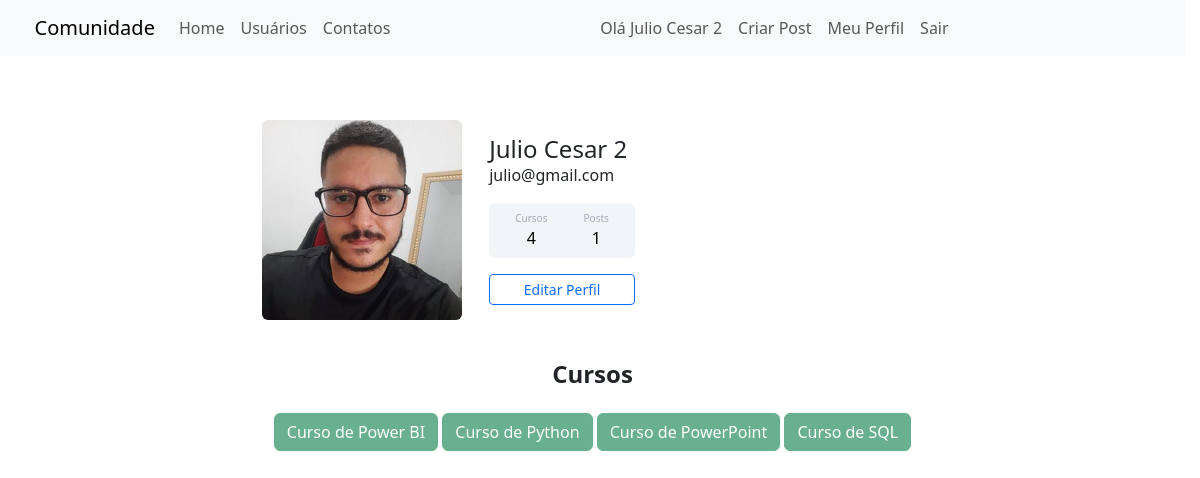
The page /perfil (signed in) on the database its author committed.
### comunidadeimpressionadora/modules.py (models this page shows)
class Usuario(database.Model, UserMixin):
    id = database.Column(database.Integer, primary_key=True)
    username = database.Column(database.String, nullable=False)
    email = database.Column(database.String, nullable=False, unique=True)
    senha = database.Column(database.String, nullable=False)
    foto_perfil = database.Column(database.String, default='default.jpg')
    posts = database.relationship('Post', backref='autor', lazy=True)
    cursos = database.Column(database.String, nullable=False, default='Não informado')
    def contar_posts(self):
        return len(self.posts)
    @property
    def foto_perfil_url(self):
        nome_foto = self.foto_perfil
        caminho_foto = os.path.join(current_app.root_path, 'static', 'fotos_perfil', nome_foto or '')
        if not nome_foto or not os.path.isfile(caminho_foto):
            nome_foto = 'default.jpg'
        return url_for('static', filename='fotos_perfil/' + nome_foto)

### comunidadeimpressionadora/routes.py (the view)
@app.route("/perfil")
@login_required
def perfil():
    foto_perfil = obter_foto_perfil(current_user)
    return render_template('perfil.html', foto_perfil=foto_perfil)

### comunidadeimpressionadora/modules.py (called while the page is built)
@login_manager.user_loader
def load_usuario(id_usuario):
    return Usuario.query.get(int(id_usuario))

### comunidadeimpressionadora/routes.py (called while the page is built)
def obter_foto_perfil(usuario):
    foto_nome = usuario.foto_perfil
    if not foto_nome or not os.path.isfile(os.path.join(current_app.root_path, 'static/fotos_perfil', foto_nome)):
        foto_nome = 'default.jpg'
    return url_for('static', filename='fotos_perfil/' + foto_nome)

### comunidadeimpressionadora/templates/perfil.html (shortened to what this page needs)
{% extends 'base.html' %}
{% block body %}
<div class="container mt-5 d-flex justify-content-center">
  <div class="card p-3 w-100" style="max-width: 700px;">
    <div class="row align-items-center">
      <div class="col-12 col-md-4 text-center mb-3 mb-md-0">
        <img src="{{ current_user.foto_perfil_url }}" class="rounded img-fluid" alt="Foto de {{ current_user.username }}">
      </div>
      <div class="col-12 col-md-8">
        <h4 class="mb-0">{{ current_user.username }}</h4>
        <span>{{ current_user.email }}</span>
        <div class="col-12 col-md-4 p-2 mt-3 bg-primary d-flex justify-content-around rounded text-white stats">
          <div class="d-flex flex-column text-center">
            <span class="articles">Cursos</span>
            {% if "Não informado" in current_user.cursos or current_user.cursos == "" %}
              <span class="number1">0</span>
            {% else %}
              <span class="number1">{{ current_user.cursos.count(";") + 1 }}</span>
            {% endif %}
          </div>
          <div class="d-flex flex-column text-center">
            <span class="rating">Posts</span>
            <span class="number3">{{ current_user.contar_posts() }}</span>
          </div>
        </div>
        <div class="col-12 col-md-4 mt-3">
          <a href="{{ url_for('editar_perfil') }}" class="w-100">
            <button class="btn btn-sm btn-outline-primary w-100">Editar Perfil</button>
          </a>
        </div>
      </div>
    </div>
  </div>
</div>
<div class="container mt-4">
  <div class="w-100" style="max-width: 700px; margin: 0 auto; text-align: center;">
    <h4><strong>Cursos</strong></h4>
    <div class="mt-3">
      {% for curso in current_user.cursos.split(";") %}
        {% if curso == '' or curso == 'Não informado' %}
          <button type="button" class="btn btn-secondary mt-2" disabled>Nenhum curso</button>
        {% else %}
          <button type="button" class="btn btn-success mt-2" disabled>{{ curso }}</button>
        {% endif %}
      {% endfor %}
    </div>
  </div>
</div>
{% endblock %}

### comunidadeimpressionadora/templates/navbar.html (shortened to what this page needs)
<nav class="navbar navbar-expand-lg bg-body-tertiary">
  <div class="container-fluid container">
    <a class="navbar-brand">Comunidade</a>
    <div class="collapse navbar-collapse" id="navbarSupportedContent">
      <ul class="navbar-nav me-auto mb-2 mb-lg-0">
        <li class="nav-item">
          <a class="nav-link" aria-current="page" href="{{ url_for('home') }}">Home</a>
        </li>
        <li class="nav-item">
          <a class="nav-link" href="{{ url_for('usuarios') }}">Usuários</a>
        </li>
        <li class="nav-item">
            <a class="nav-link" href="{{ url_for('contato') }}">Contatos</a>
        </li>
      </ul>
      <ul class="navbar-nav me-auto mb-2 mb-lg-0">
        {% if current_user.is_authenticated %}
          <li class="nav-item">
            <a class="nav-link" aria-current="page">Olá {{ current_user.username }}</a>
          </li>
          <li class="nav-item">
            <a class="nav-link" aria-current="page" href="{{ url_for('criar_post') }}">Criar Post</a>
          </li>
          <li class="nav-item">
            <a class="nav-link" aria-current="page" href="{{ url_for('perfil') }}">Meu Perfil</a>
          </li>
          <li class="nav-item">
            <a class="nav-link" aria-current="page" href="{{ url_for('sair') }}">Sair</a>
          </li>
        {% endif %}
      </ul>
    </div>
  </div>
</nav>

### comunidadeimpressionadora/static/main.css (style rules this page uses)
html { scrollbar-gutter: stable; }
.card, .meupost { max-width: 900px; width: 100%; border: none; border-radius: 10px; background-color: #fff; margin: 0 auto; word-wrap: break-word; overflow-wrap: break-word; }
.stats { background: #f2f5f8 !important; color: #000 !important; word-wrap: break-word; overflow-wrap: break-word; }
.articles, .followers, .rating { font-size: 10px; color: #a1aab9; }
.number1, .number2, .number3 { font-weight: 500; }
.meupost p, .meupost h3, .meupost a, .card p, .card h3, .card a { word-wrap: break-word; overflow-wrap: break-word; }

### rows shown on the page
Usuario: username "Julio Cesar 2", foto_perfil_url (picture), email "julio@gmail.com", cursos "4"

### other values the page prints
{{ current_user.contar_posts() }} "1"
{{ curso }} "Curso de Power BI" "Curso de Python" "Curso de PowerPoint" "Curso de SQL"
